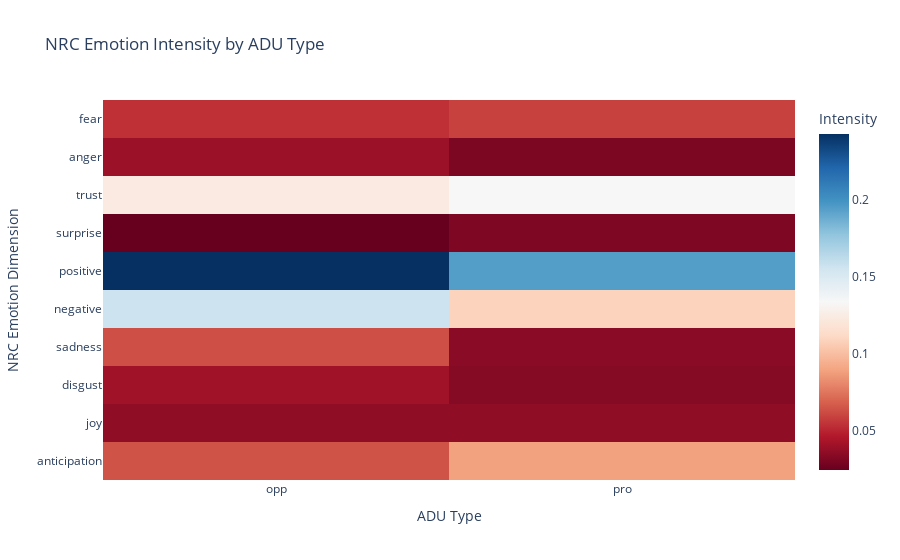

The notebook cell saved with this chart:
### Code cell
def calculate_nrc(text):
    """Calculate NRC emotion frequencies for a given text."""
    nrc_sentiment = NRCLex(text)
    affect_dict = nrc_sentiment.affect_frequencies

    base_emotions = ['fear', 'anger', 'trust', 'surprise', 
                     'positive', 'negative', 'sadness', 'disgust', 'joy', "anticipation"]
    
    for emotion in base_emotions:
        if emotion not in affect_dict:
            affect_dict[emotion] = 0.0

    return {emotion: affect_dict[emotion] for emotion in base_emotions}

def process_data(df):
    """Process DataFrame by applying NRC analysis and filtering emotions."""
    df_exp = df.explode(['EDU', 'adu_type'])
    
    nrc_features = df_exp['EDU'].apply(lambda x: pd.Series(calculate_nrc(x)))
    
    return pd.concat([df_exp[['adu_type']], nrc_features], axis=1)

def visualize_correlation(processed_df):
    """Generate a heatmap visualization of NRC emotions by ADU type."""
    grouped = processed_df.groupby('adu_type').mean().reset_index()
    
    melted = grouped.melt(id_vars='adu_type', 
                          var_name='Emotion', 
                          value_name='Intensity')

    fig = px.imshow(
        grouped.set_index('adu_type').T,
        labels=dict(x="ADU Type", y="NRC Dimension", color="Intensity"),
        color_continuous_scale='RdBu',
        title="NRC Emotion Intensity by ADU Type",
        aspect="auto"
    )
    
    fig.update_layout(
        xaxis_title="ADU Type",
        yaxis_title="NRC Emotion Dimension",
        coloraxis_colorbar=dict(title="Intensity")
    )
    
    return fig

processed_df = process_data(df)
fig = visualize_correlation(processed_df)
fig.show()

### Figure 1 — Plotly figure (JSON) as saved in the notebook; plotly's stock layout.template omitted (floating-point values rounded to 4 significant figures)
{"data": [{"coloraxis": "coloraxis", "hovertemplate": "ADU Type: %{x}<br>NRC Dimension: %{y}<br>Intensity: %{z}<extra></extra>", "name": "0", "type": "heatmap", "x": ["opp", "pro"], "xaxis": "x", "y": ["fear", "anger", "trust", "surprise", "positive", "negative", "sadness", "disgust", "joy", "anticipation"], "yaxis": "y", "z": [[0.05363, 0.05928], [0.04004, 0.03103], [0.1239, 0.1338], [0.02488, 0.03163], [0.2426, 0.1946], [0.1568, 0.1088], [0.06332, 0.0351], [0.04149, 0.03365], [0.03689, 0.03675], [0.06447, 0.08924]]}], "layout": {"coloraxis": {"colorbar": {"title": {"text": "Intensity"}}, "colorscale": [[0, "rgb(103,0,31)"], [0.1, "rgb(178,24,43)"], [0.2, "rgb(214,96,77)"], [0.3, "rgb(244,165,130)"], [0.4, "rgb(253,219,199)"], [0.5, "rgb(247,247,247)"], [0.6, "rgb(209,229,240)"], [0.7, "rgb(146,197,222)"], [0.8, "rgb(67,147,195)"], [0.9, "rgb(33,102,172)"], [1, "rgb(5,48,97)"]]}, "title": {"text": "NRC Emotion Intensity by ADU Type"}, "xaxis": {"anchor": "y", "domain": [0, 1], "title": {"text": "ADU Type"}}, "yaxis": {"anchor": "x", "autorange": "reversed", "domain": [0, 1], "title": {"text": "NRC Emotion Dimension"}}}}
